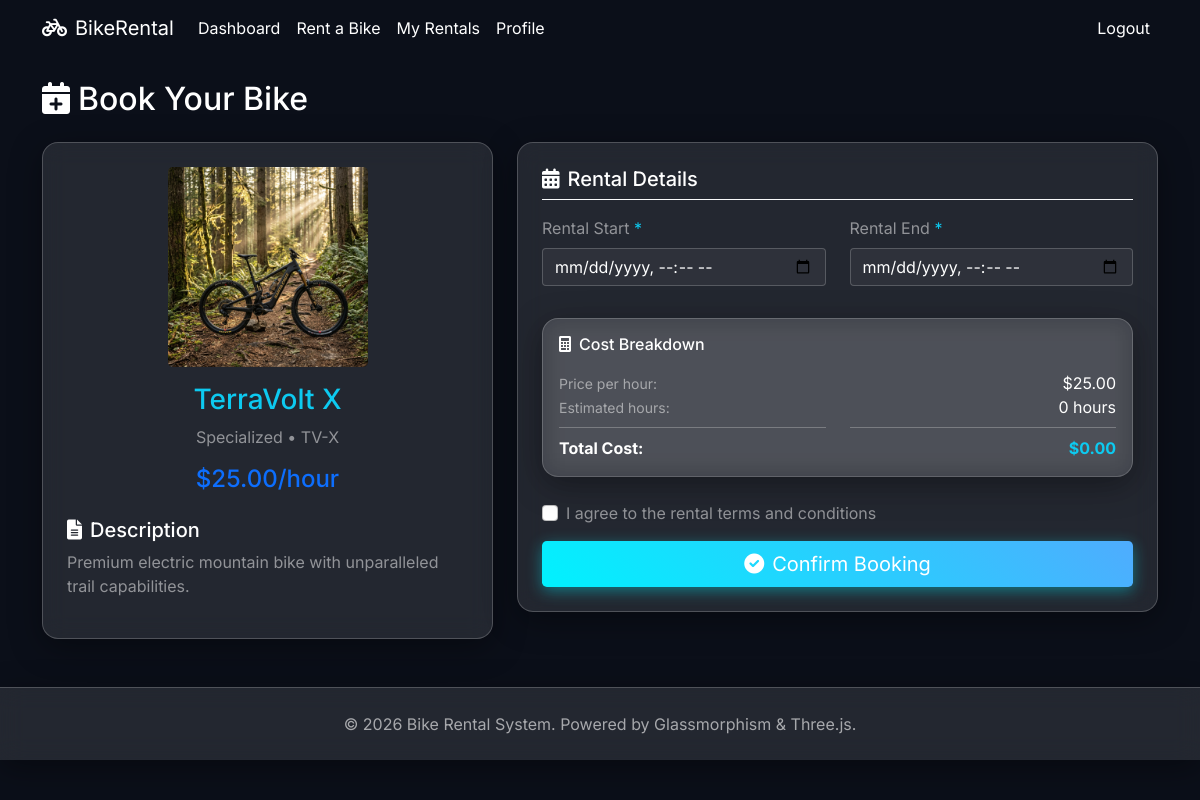
The app's page /client/rentals/book/28 (signed in) with its own data.
### tables this page shows
CREATE TABLE bikes (
            bike_id INTEGER PRIMARY KEY AUTOINCREMENT,
            name TEXT NOT NULL,
            brand TEXT,
            model TEXT,
            type TEXT,
            bike_condition TEXT NOT NULL DEFAULT 'good',
            status TEXT NOT NULL DEFAULT 'available',
            price_per_hour REAL NOT NULL,
            image_path TEXT,
            description TEXT,
            quantity INTEGER NOT NULL DEFAULT 1,
            created_at TEXT NOT NULL DEFAULT CURRENT_TIMESTAMP,
            updated_at TEXT NOT NULL DEFAULT CURRENT_TIMESTAMP
        );

### app.py (the view, shortened to what this page needs)
@app.route("/client/rentals/book/<int:bike_id>", methods=["GET", "POST"])
@login_required("client")
def client_book_bike(bike_id: int):
    client_id = session["user_id"]
    db = get_db()
    profile = db.execute(
        "SELECT full_name, phone, address, license_number, license_proof_path, license_verification_status FROM clients WHERE client_id = ?",
        (client_id,),
    ).fetchone()
    profile_ready = all(
        [
            profile["full_name"],
            profile["phone"],
            profile["address"],
            profile["license_number"],
            profile["license_proof_path"],
        ]
    )
    if not profile_ready:
        flash("Complete your profile and upload license proof before booking.", "danger")
        return redirect(url_for("client_profile"))
    if profile["license_verification_status"] != "verified":
        flash("Your license is pending verification.", "danger")
        return redirect(url_for("client_profile"))
    bike = db.execute("SELECT * FROM bikes WHERE bike_id = ? AND status = 'available'", (bike_id,)).fetchone()
    if not bike:
        flash("Bike not available.", "danger")
        return redirect(url_for("client_bikes"))
    return render_template("client/book_bike.html", bike=bike)

### app.py (called while the page is built)
def get_db() -> sqlite3.Connection:
    if "db" not in g:
        conn = sqlite3.connect(DB_PATH)
        conn.row_factory = sqlite3.Row
        conn.execute("PRAGMA foreign_keys = ON")
        g.db = conn
    return g.db

def login_required(role: str | None = None):
    def decorator(func):
        @wraps(func)
        def wrapper(*args, **kwargs):
            if not session.get("user_id") or not session.get("user_type"):
                return redirect(url_for("login"))
            if role and session.get("user_type") != role:
                abort(403)
            return func(*args, **kwargs)
        return wrapper
    return decorator

def format_currency(amount: float | int | None) -> str:
    value = amount or 0
    return f"${value:,.2f}"

def resolve_image_path(image_path: str | None) -> str:
    if not image_path:
        return "https://via.placeholder.com/640x360?text=Bike"
    if image_path.startswith("http://") or image_path.startswith("https://"):
        return image_path
    if "/" in image_path or "\\" in image_path:
        return f"/{image_path.lstrip('/')}"
    return url_for("static", filename=f"uploads/bikes/{image_path}")

@app.context_processor
def inject_helpers() -> dict[str, Any]:
    return {
        "format_currency": format_currency,
        "format_datetime": format_datetime,
        "badge_class": badge_class,
        "resolve_image_path": resolve_image_path,
    }

### templates/client/book_bike.html (shortened to what this page needs)
{% extends 'base.html' %}
{% block content %}
<nav class="navbar navbar-expand-lg navbar-dark gradient-bg"><div class="container"><a class="navbar-brand" href="{{ url_for('client_dashboard') }}"><i class="fas fa-bicycle me-2"></i>BikeRental</a><div class="collapse navbar-collapse"><ul class="navbar-nav me-auto"><li class="nav-item"><a class="nav-link" href="{{ url_for('client_dashboard') }}">Dashboard</a></li><li class="nav-item"><a class="nav-link" href="{{ url_for('client_bikes') }}">Rent a Bike</a></li><li class="nav-item"><a class="nav-link active" href="{{ url_for('client_rentals') }}">My Rentals</a></li><li class="nav-item"><a class="nav-link" href="{{ url_for('client_profile') }}">Profile</a></li></ul><ul class="navbar-nav"><li class="nav-item"><a class="nav-link" href="{{ url_for('logout') }}">Logout</a></li></ul></div></div></nav>
<div class="container mt-4"><div class="row"><div class="col-12"><h2 class="mb-4 text-white"><i class="fas fa-calendar-plus me-2"></i>Book Your Bike</h2></div></div>
<div class="row"><div class="col-lg-5"><div class="glass-panel p-4"><div class="text-center mb-4"><img src="{{ resolve_image_path(bike.image_path) }}" class="img-fluid rounded-3 mb-3" style="max-height:200px;"><h3 class="text-info font-weight-bold">{{ bike.name }}</h3><p class="text-white-50">{{ bike.brand }} • {{ bike.model }}</p><h4 class="text-primary">{{ format_currency(bike.price_per_hour) }}/hour</h4></div><div class="description mt-4"><h5 class="text-white"><i class="fas fa-file-alt me-2"></i>Description</h5><p class="text-white-50">{{ bike.description }}</p></div></div></div>
<div class="col-lg-7"><div class="glass-panel p-4"><div class="border-bottom border-light mb-3 pb-2"><h5 class="mb-0 text-white"><i class="fas fa-calendar-alt me-2"></i>Rental Details</h5></div><form method="POST" id="bookingForm"><div class="row"><div class="col-md-6"><div class="mb-3"><label class="form-label text-white-50">Rental Start <span class="text-info">*</span></label><input type="datetime-local" class="form-control text-dark" id="rental_start" name="rental_start" required></div></div><div class="col-md-6"><div class="mb-3"><label class="form-label text-white-50">Rental End <span class="text-info">*</span></label><input type="datetime-local" class="form-control text-dark" id="rental_end" name="rental_end" required></div></div></div><div class="glass-panel p-3 mt-3"><h6 class="mb-3 text-white"><i class="fas fa-calculator me-2"></i>Cost Breakdown</h6><div class="row"><div class="col-6"><small class="text-white-50">Price per hour:</small><br><small class="text-white-50">Estimated hours:</small><br><hr class="my-2 border-light"><strong class="text-white">Total Cost:</strong></div><div class="col-6 text-end"><span id="pricePerHour" class="text-white">{{ format_currency(bike.price_per_hour) }}</span><br><span id="estimatedHours" class="text-white">0 hours</span><br><hr class="my-2 border-light"><strong id="totalCost" class="text-info">$0.00</strong></div></div></div><div class="mt-4"><div class="form-check mb-3"><input class="form-check-input" type="checkbox" id="terms" required><label class="form-check-label text-white-50" for="terms">I agree to the rental terms and conditions</label></div><div class="d-grid"><button type="submit" class="btn btn-primary btn-lg"><i class="fas fa-check-circle me-2"></i>Confirm Booking</button></div></div></form></div></div></div></div>
<footer class="text-center py-4 glass-panel mt-5" style="border-radius: 0; border-bottom: none; border-left: none; border-right: none;"><p class="mb-0" style="color: rgba(255,255,255,0.6);">&copy; 2026 Bike Rental System. Powered by Glassmorphism & Three.js.</p></footer>
{% endblock %}

### templates/base.html (style rules this page uses)
:root { --glass-bg: rgba(255, 255, 255, 0.1); --glass-border: rgba(255, 255, 255, 0.2); --glass-shadow: 0 8px 32px 0 rgba(0, 0, 0, 0.37); }
body, html { margin: 0; padding: 0; width: 100%; height: 100%; font-family: 'Inter', sans-serif; background-color: #0b0f19; color: #fff; overflow-x: hidden; }
.glass-panel { background: var(--glass-bg); backdrop-filter: blur(12px); -webkit-backdrop-filter: blur(12px); border: 1px solid var(--glass-border); box-shadow: var(--glass-shadow); border-radius: 16px; color: #fff; }
.navbar-brand, .nav-link { color: #fff !important; }
.btn-primary { background: linear-gradient(45deg, #00f2fe, #4facfe); border: none; box-shadow: 0 4px 15px rgba(0, 242, 254, 0.4); transition: transform 0.3s ease, box-shadow 0.3s ease; color: #fff; }
.form-control { background: rgba(255, 255, 255, 0.05); border: 1px solid rgba(255, 255, 255, 0.2); color: #fff; }
::placeholder { color: rgba(255,255,255,0.6) !important; }
.text-dark { color: #fff !important; }

### records on screen
bikes: image_path (picture), name "TerraVolt X", brand "Specialized", model "TV-X", price_per_hour "$25.00", description "Premium electric mountain bike with unparalleled trail capabilities."
